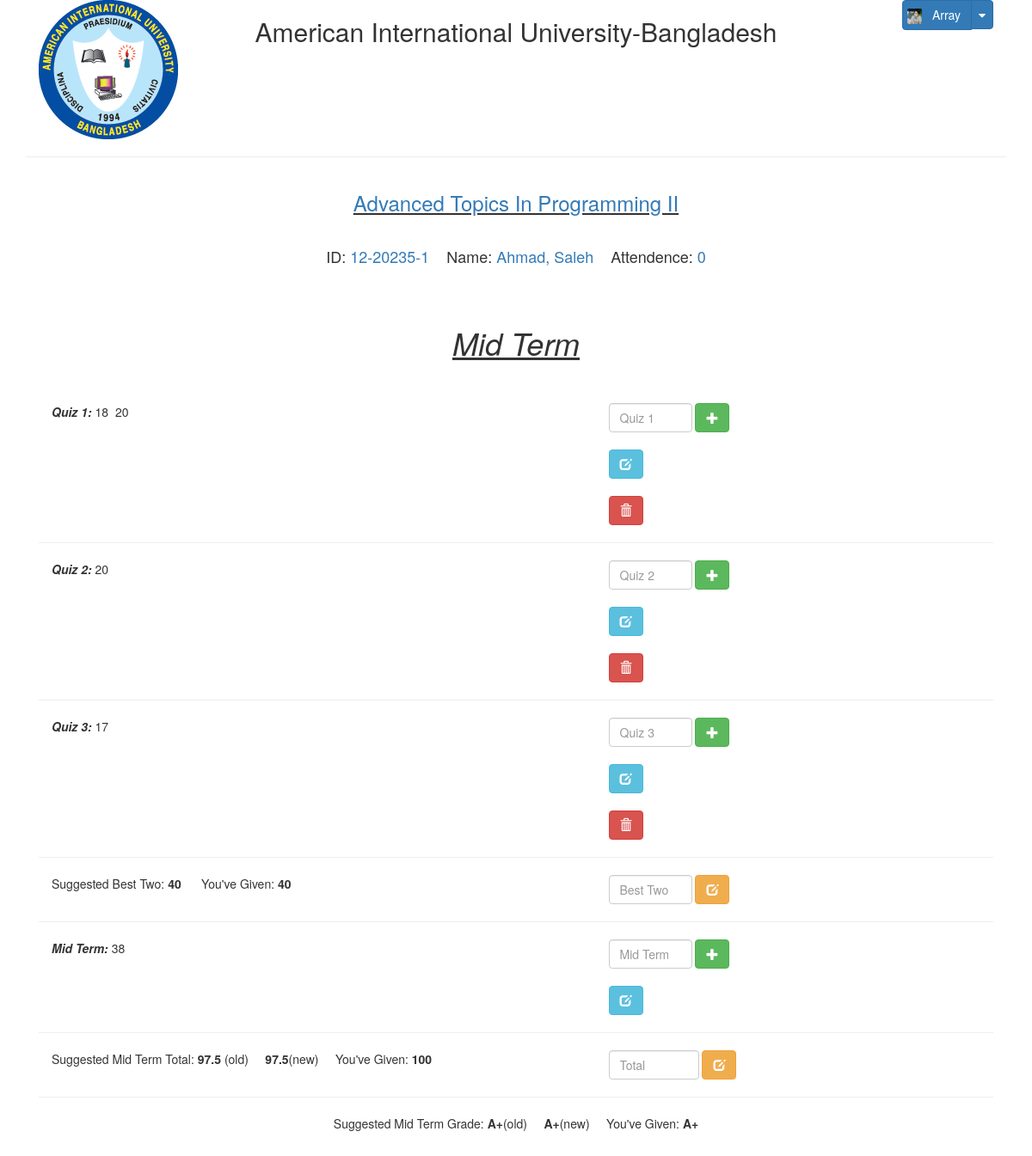
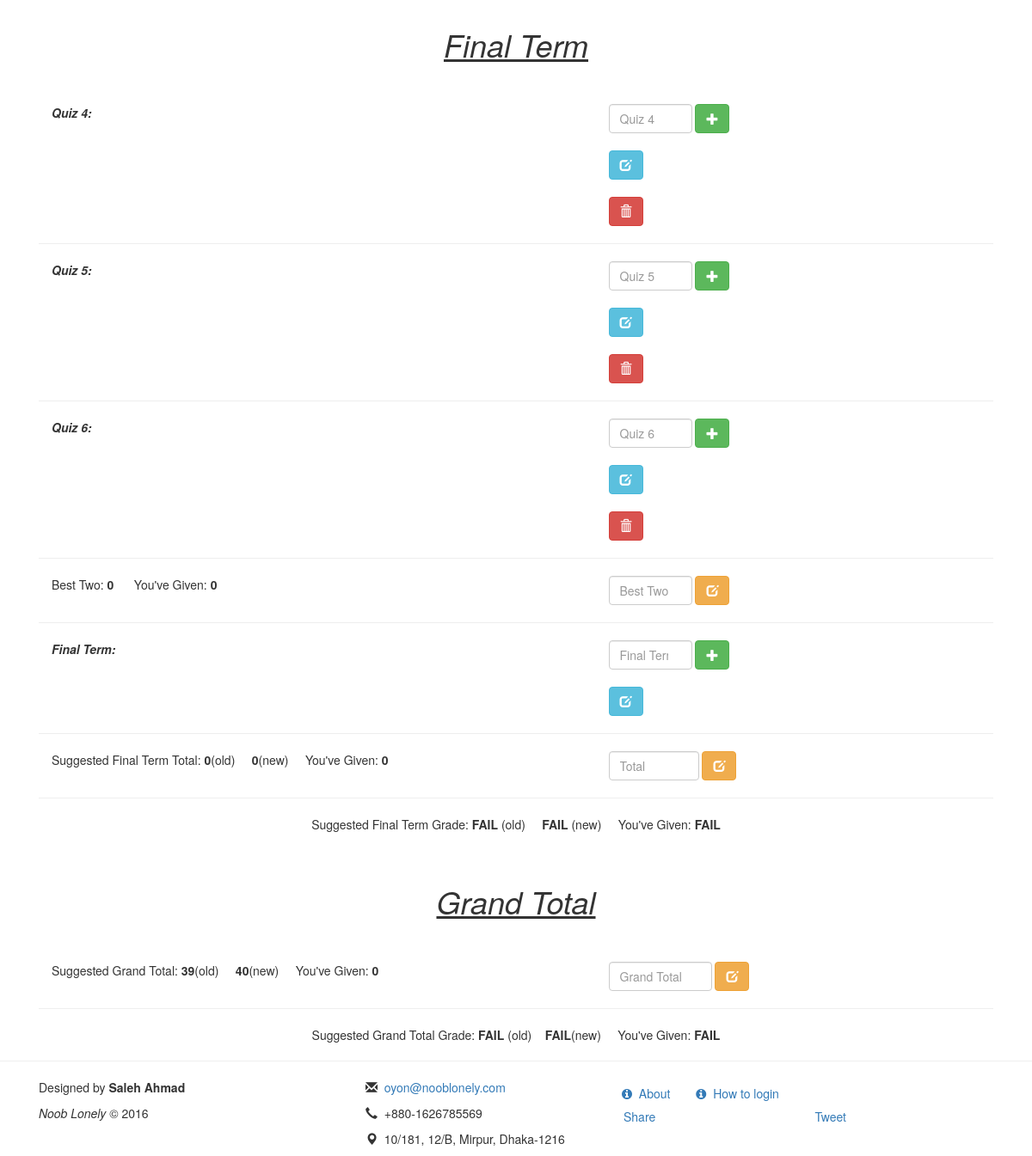
/course/1/marks/3 (signed in), run on an earlier commit of the app's database (2 pictures, top to bottom).
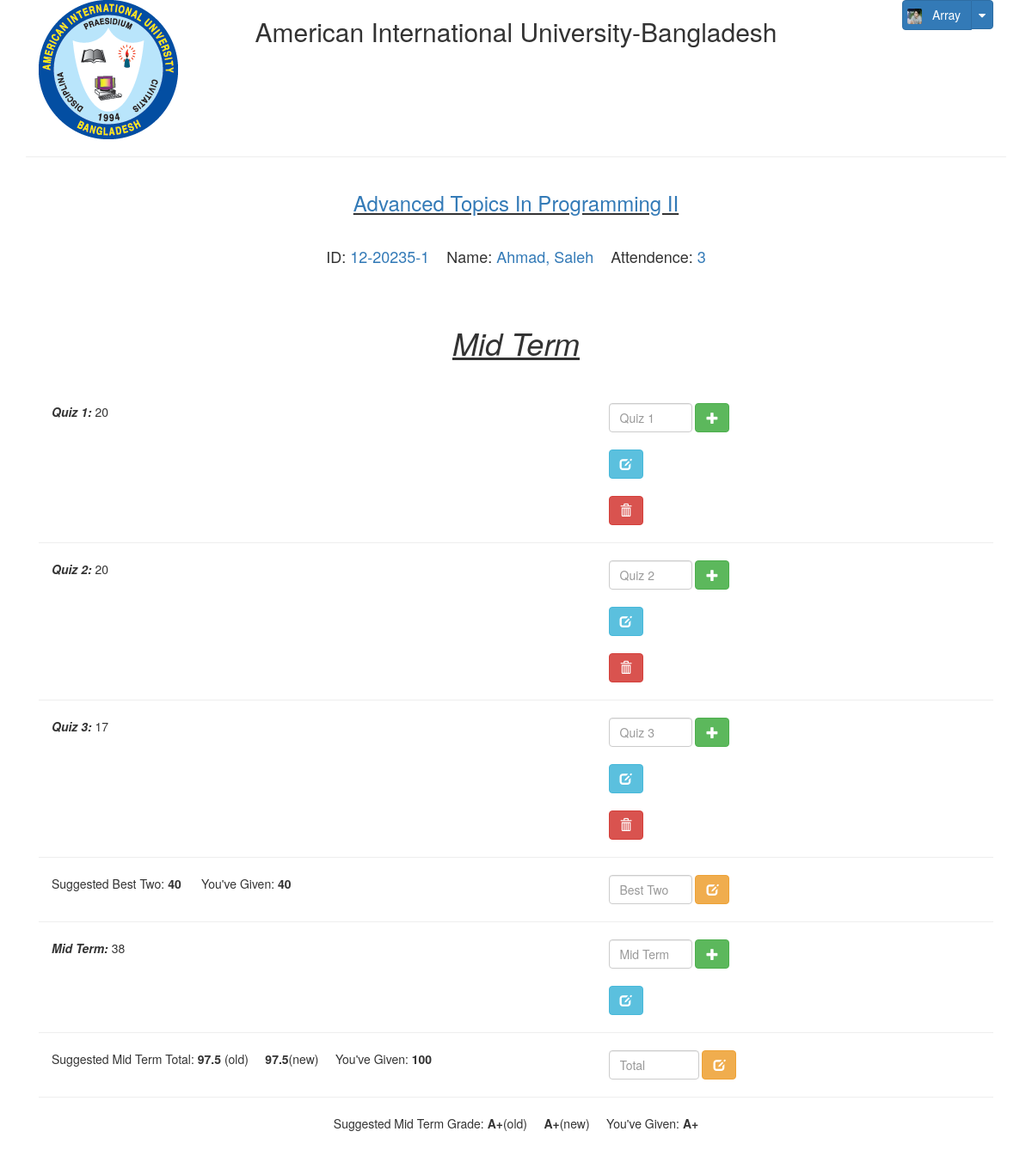
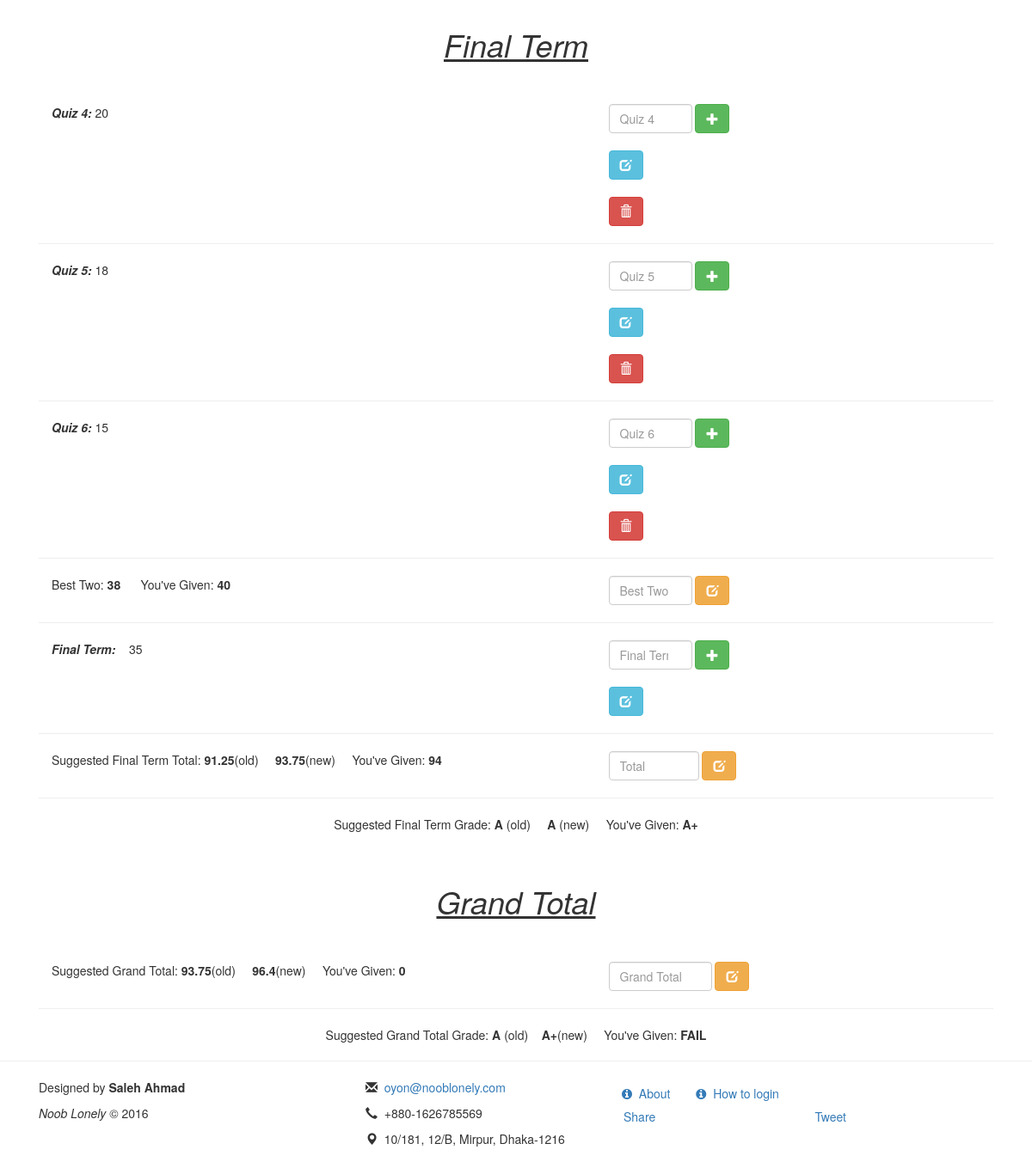
And on a later commit of the database (2 pictures, top to bottom).
### tables this page shows
CREATE TABLE `teacher` (
  `t_id` int(11) NOT NULL COMMENT 'teacher id',
  `t_aiub_id` varchar(15) NOT NULL COMMENT 'teacher aiub id',
  `t_name` varchar(55) NOT NULL COMMENT 'teacher name',
  `t_pass` varchar(255) NOT NULL DEFAULT '1234' COMMENT 'teacher pass',
  `t_email` varchar(100) NOT NULL COMMENT 'teacher email',
  `t_phone` text NOT NULL COMMENT 'teacher phone',
  `t_gender` text COMMENT 'teacher gender',
  `t_dob` date NOT NULL COMMENT 'teacher date of birth',
  `t_image` varchar(255) NOT NULL DEFAULT 'default-user.png' COMMENT 'teacher image',
  `t_designation` varchar(255) NOT NULL DEFAULT 'Lecturer' COMMENT 'teacher designation',
  `img_contents` text COMMENT 'Teacher''s profile Picture''s Contents',
  `t_small_image` text COMMENT 'Teacher''s Image Icon'
);

CREATE TABLE `course` (
  `c_id` int(11) NOT NULL COMMENT 'course id',
  `c_name` varchar(55) NOT NULL COMMENT 'course name',
  `t_id` int(11) NOT NULL DEFAULT '0' COMMENT 'teacher id'
);

CREATE TABLE `attendinfo` (
  `att_id` int(11) NOT NULL COMMENT 'attendance id',
  `att_total` int(11) NOT NULL DEFAULT '0' COMMENT 'total attendance',
  `s_id` int(11) NOT NULL COMMENT 'student id',
  `c_id` int(11) NOT NULL COMMENT 'course id'
);

CREATE TABLE `student` (
  `s_id` int(11) NOT NULL COMMENT 'student id',
  `s_aiub_id` varchar(15) NOT NULL COMMENT 'student aiub id',
  `s_full_name` varchar(55) NOT NULL COMMENT 'student full name',
  `s_cgpa` float NOT NULL DEFAULT '0' COMMENT 'student cgpa',
  `s_phone` varchar(20) NOT NULL COMMENT 'student phone',
  `s_email` varchar(55) DEFAULT NULL COMMENT 'student email',
  `s_pass` varchar(255) NOT NULL DEFAULT '1234' COMMENT 'student password',
  `s_dept` varchar(10) NOT NULL COMMENT 'student department',
  `s_image` text COMMENT 'student image',
  `s_gender` varchar(10) DEFAULT NULL COMMENT 'student gender',
  `s_dob` date DEFAULT NULL COMMENT 'student date of birth',
  `s_small_image` text COMMENT 'Student''s Image Icon',
  `img_contents` text COMMENT 'Contents of Image'
);

CREATE TABLE `course_student_marks` (
  `c_s_m_id` int(11) NOT NULL COMMENT 'course student marks id',
  `c_id` int(11) NOT NULL COMMENT 'course id',
  `s_id` int(11) NOT NULL COMMENT 'student id',
  `mid_best_two` float NOT NULL DEFAULT '0' COMMENT 'mid best two quiz marks',
  `final_best_two` float NOT NULL DEFAULT '0' COMMENT 'final best two quiz marks',
  `mid_total` float NOT NULL DEFAULT '0' COMMENT 'mid total marks',
  `mid_grade` varchar(5) DEFAULT 'FAIL' COMMENT 'mid grade',
  `final_grade` varchar(5) DEFAULT 'FAIL' COMMENT 'final grade',
  `grand_final_grade` varchar(5) DEFAULT 'FAIL' COMMENT 'grand final grade',
  `final_total` float NOT NULL DEFAULT '0' COMMENT 'final total',
  `grand_final_total` float NOT NULL DEFAULT '0' COMMENT 'grand final total'
);

CREATE TABLE `exam` (
  `e_id` int(11) NOT NULL COMMENT 'exam id',
  `e_name` varchar(15) NOT NULL COMMENT 'exam name',
  `e_date` datetime NOT NULL COMMENT 'exam date',
  `e_marks` float NOT NULL COMMENT 'exam marks',
  `s_id` int(11) NOT NULL COMMENT 'student id',
  `c_id` int(11) NOT NULL COMMENT 'course id'
);

### marks.php (the view, shortened to what the rows shown need)
<?php
	$cid     = $_GET['id1'];
	$sid     = $_GET['id2'];
	$stuInfo = getStuIdNameAttendence($cid, $sid);
?>
<!DOCTYPE html>
<html lang="en">
<head>
<?php require_once 'head.php'; ?>
</head>
<body>
  <div id="wrap">
	<main>
	  <div class="container">
		<header>
		  <div class="row">
			<div class="col-md-12">
			  <?php require_once 'header.php'; ?>
			</div>
		  </div>
		</header>
		<section>
		  <div class="row">
			<div class="col-md-12">
			  <div class="text-center">
				<h3>
				  <ins>
					<a href="<?= SERVER; ?>/teacher/course/<?= htmlentities(stripcslashes($_GET['id1']), ENT_QUOTES, 'UTF-8'); ?>">
					  <?= getCourseName($_GET['id1']) ?>
					</a>
				  </ins>
				</h3>
				<br />
				<h4>
				  <?php $value = explode('|', $stuInfo); ?>
				    ID: <a href="<?= SERVER ?>/course/<?= $cid ?>/students"><span class="text-primary"><?= $value[0]; ?></span></a>&nbsp;&nbsp;&nbsp;&nbsp;Name: <span class="text-primary"><?= $value[1]; ?></span>&nbsp;&nbsp;&nbsp;&nbsp;Attendence: <span class="text-primary"><?= $value[2]; ?></span>
				</h4>
				<br/><br/>
				<h1><i><ins>Mid Term</ins></i></h1>
				<br/><br/>
			  </div>
				<div class="col-md-12">
						  <b><i>Quiz 1:&nbsp;</i></b><?php $q1 ='quiz1'; echo showMarks($_GET['id1'], $_GET['id2'], $q1); ?>
						  <b><i>Quiz 2:&nbsp;</i></b><?php $q2 = 'quiz2'; echo showMarks($_GET['id1'], $_GET['id2'], $q2); ?>
						  <b><i>Quiz 3: </i></b><?php $q3 = 'quiz3'; echo showMarks($_GET['id1'], $_GET['id2'], $q3); ?>
				  <div class="row">
					<div class="col-xs-12">
					  <div class="col-sm-7 col-xs-6">
						<span title="">
						  You've Given: <b><?php $givenMidQuizesMark = showMidBestTwo($_GET['id1'], $_GET['id2']); echo $givenMidQuizesMark; ?></b>
						</span>
					  </div>
					</div>
				  </div>
						  <b><i>Mid Term:&nbsp;</i></b><?php $mid = 'mid'; $midMarks = showMarks($_GET['id1'], $_GET['id2'], $mid); echo $midMarks; ?>
				  <div class="row">
					<div class="col-xs-12">
					  <div class="col-sm-7 col-xs-6">
						<span title="Suggested Mid Term Total">Suggested Mid Term Total:
						  <b><?php $SuggestedMidMark = calculateTermTotal($q1, $q2, $q3, $mid, $_GET['id1'], $_GET['id2']); echo $SuggestedMidMark; ?></b>
						</span>(old)&nbsp;&nbsp;&nbsp;&nbsp;
						<b><?php $newSuggestedMidMark = newSuggestedMid($givenMidQuizesMark, $midMarks); echo $newSuggestedMidMark; ?></b>(new)&nbsp;&nbsp;&nbsp;&nbsp;
						<span title="Your Given Marks">You've Given: <b><?php $midTotalMarks = showMidTotal($_GET['id1'], $_GET['id2']); echo $midTotalMarks; ?></b></span>
					  </div>
					</div>
				  </div>
				  <div class="text-center">
					<div class="row">
					  <div class="col-sm-12">
						<span title="Suggested Mid Term Grade">Suggested Mid Term Grade: <b><?= suggestedGrade($SuggestedMidMark); ?></b></span>(old)&nbsp;&nbsp;&nbsp;&nbsp;
						<span><b><?= suggestedGrade($newSuggestedMidMark); ?></b></span>(new)&nbsp;&nbsp;&nbsp;&nbsp;
						<span title="Your Given Marks">You've Given: <b><?php $midTermGrade = suggestedGrade($midTotalMarks); echo $midTermGrade; ?></b></span>
					  </div>
					</div>
				  </div>
				  <br /><br />
				  <h1 class="text-center"><i><ins>Final Term</ins></i></h1>
				  <br/><br/>
						  <b><i>Quiz 4:&nbsp;</i></b><?php $q4 = 'quiz4'; echo showMarks($_GET['id1'], $_GET['id2'], $q4); ?>
						  <b><i>Quiz 5:&nbsp;</i></b><?php $q5 = 'quiz5'; echo showMarks($_GET['id1'], $_GET['id2'], $q5); ?>
						  <b><i>Quiz 6:&nbsp;</i></b><?php $q6 = 'quiz6'; echo showMarks($_GET['id1'], $_GET['id2'], $q6); ?>
				  <div class="row">
					<div class="col-xs-12">
					  <div class="col-sm-7 col-xs-6">
						<span title="Your Given Marks">
						  You've Given: <b><?php $givenFinalBestTwo = showFinalBestTwo($_GET['id1'], $_GET['id2']); echo $givenFinalBestTwo; ?></b>
						</span>
					  </div>
					</div>
				  </div>
							<b><i>Final Term:&nbsp;&nbsp;&nbsp;&nbsp;</i></b><?php $final = 'final'; $showFinalMarks = showMarks($_GET['id1'], $_GET['id2'], $final); echo $showFinalMarks; ?>
				  <div class="row">
					<div class="col-xs-12">
					  <div class="col-sm-7 col-xs-6">
						<span title="Suggested Final Term Total">Suggested Final Term Total: <b>
						<?php $SuggestedFinalMark = calculateTermTotal($q4, $q5, $q6, $final, $_GET['id1'], $_GET['id2']);
						    echo $SuggestedFinalMark; ?></b></span>(old)&nbsp;&nbsp;&nbsp;&nbsp;
						  <b><?php $newSuggestedMidMark = newSuggestedMid($givenFinalBestTwo, $showFinalMarks); echo $newSuggestedMidMark; ?></b>(new)&nbsp;&nbsp;&nbsp;&nbsp;
						  <span title="Your Given Marks">
							  You've Given: <b><?php $finalTotalMarks = showFinalTotal($_GET['id1'], $_GET['id2']); echo $finalTotalMarks; ?></b>
						  </span>
					  </div>
					</div>
				  </div>
				  <div class="row text-center">
					<div class="col-sm-12">
					  <span title="Suggested Final Term Grade">
						Suggested Final Term Grade: <b><?php echo suggestedGrade($SuggestedFinalMark); ?></b>
					  </span>(old)&nbsp;&nbsp;&nbsp;&nbsp;
					  <span>
						<b><?= suggestedGrade($newSuggestedMidMark); ?></b>
					  </span>(new)&nbsp;&nbsp;&nbsp;&nbsp;
					  <span title="Your Given Marks">
						You've Given: <b><?php $finalTermGrade = suggestedGrade($finalTotalMarks); echo $finalTermGrade; ?></b>
					  </span>
					</div>
				  </div>
				  <br /><br />
				  <h1 class="text-center">
					<i><ins>Grand Total</ins></i>
				  </h1>
				  <br/><br/>
				  <div class="row">
					<div class="col-xs-12">
					  <div class="col-sm-7 col-xs-6">
						<span title="Grand Total Marks">
						  Suggested Grand Total: <b><?php $grandTotalMark = getTotalMark($q1, $q2, $q3, $mid, $q4, $q5, $q6, $final, $_GET['id1'], $_GET['id2']); echo $grandTotalMark; ?></b>(old)
						</span>&nbsp;&nbsp;&nbsp;&nbsp;<b><?php $newGrandTotalMark = newSuggestedGrandTotal($midTotalMarks, $finalTotalMarks); echo $newGrandTotalMark; ?></b>(new)&nbsp;&nbsp;&nbsp;&nbsp;
						<span title="Your Given Marks">
						  You've Given: <b><?php $grandTotalMarksByTeacher = showGrandTotal($_GET['id1'], $_GET['id2']); echo $grandTotalMarksByTeacher; ?></b>
						</span>
					  </div>
					</div>
				  </div>
				  <div class="row text-center">
					<div class="col-sm-12">
					  <span title="Suggested Grand Final Grade">
						Suggested Grand Total Grade: <b><?= suggestedGrade($grandTotalMark); ?></b>
					  </span>(old)&nbsp;&nbsp;&nbsp;&nbsp;<b><?= suggestedGrade($newGrandTotalMark); ?></b>(new)&nbsp;&nbsp;&nbsp;&nbsp;
					  <span title="Your Given Marks">
						You've Given: <b><?php $grandTotalGrade = suggestedGrade($grandTotalMarksByTeacher); echo $grandTotalGrade ?></b>
					  </span>
					</div>
				  </div>
				</div>
			</div>
		  </div>
		</section>
	  </div>
	</main>
  </div>
</body>
</html>

### header.php (shortened to what the rows shown need)
<div class="col-lg-8 col-md-6 text-center">
  <h2>American International University-Bangladesh</h2>
</div>
<div class="col-lg-2 col-md-3 padding20">
  <?php if(isset($_SESSION['teacher']) || isset($_SESSION['stud']) || isset($_SESSION['authority'])): ?>
	<div class="pull-right">
	  <div class="btn-group">
		<a class="btn btn-primary" style="padding-left: 5px;">
		  <?php if (isset($_SESSION['teacher'])): ?>
			<img src="<?= TEACHERPPICO ?>/<?= returnTeacherPic($_SESSION['tid']) ?>" alt="" style="border-radius: 2px;" />
			<span>&nbsp;&nbsp;<?= $_SESSION['teacher'] ?></span>
		  <?php elseif (isset($_SESSION['stud'])): ?>
			<img src="<?= STUDENTPPICO ?>/<?= returnStdentPic($_SESSION['sid']) ?>" alt="" style="border-radius: 2px;" />
			<span>&nbsp;&nbsp;<?= $_SESSION['stud'] ?></span>
		  <?php elseif(isset($_SESSION['authority'])): ?>
			<img src="<?= SERVER ?>/assets/img/authority/hasansir.jpg" alt="authority propic" style="border-radius: 2px;width: 17px;height: 18px;" />
			<span>&nbsp;&nbsp;<?= $_SESSION['authority'] ?></span>
		  <?php endif; ?>
		</a>
		</div>
	</div>
	<?php endif; ?>
</div>

What changed in the data, as far as the page shows it:
changed attendinfo "Ahmad, Saleh": att_total "0" → "3"
changed course_student_marks "FAIL": final_best_two "0" → "40"; final_best_two "0" → "93.75"; final_total "0" → "94"; final_best_two "FAIL" → "A"; final_total "FAIL" → "A+"; newGrandTotalMark "40" → "96.4"; suggestedGrade($newGrandTotalMark) "FAIL" → "A+"
added exam: e_marks "91.25", e_marks "A"
Also different on the page:
showMarks($_GET['id1'], $_GET['id2'], $q1): "18 20" → "20"
showMarks($_GET['id1'], $_GET['id2'], $q4): (not shown) → "20"
showMarks($_GET['id1'], $_GET['id2'], $q5): (not shown) → "18"
showMarks($_GET['id1'], $_GET['id2'], $q6): (not shown) → "15"
getBestTwoQuizesMarks($q4, $q5, $q6, $_GET['id1'], $_GET['id2']): "0" → "38"
$showFinalMarks: (not shown) → "35"
$grandTotalMark: "39" → "93.75"
suggestedGrade($grandTotalMark): "FAIL" → "A"
$SuggestedFinalMark: "0" → (not shown)
suggestedGrade($SuggestedFinalMark): "FAIL" → (not shown)
